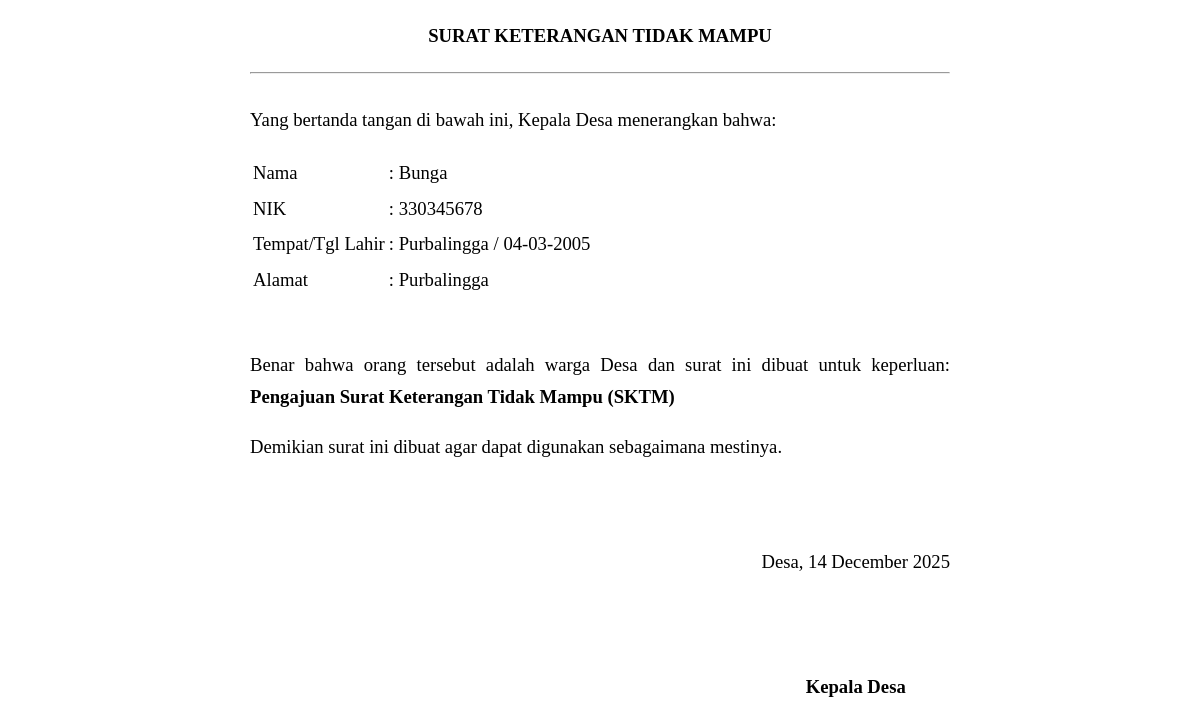
The page /Admin/surat.php?id_ajuan=21 on the database its author committed.
### tables this page shows
CREATE TABLE `surat` (
  `id_surat` int NOT NULL,
  `nama_surat` varchar(100) NOT NULL,
  `deskripsi` text NOT NULL,
  `persyaratan` text NOT NULL
);

CREATE TABLE `ajuan` (
  `id_ajuan` int NOT NULL,
  `id_surat` int NOT NULL,
  `id_user` int NOT NULL,
  `Nama` varchar(50) NOT NULL,
  `Tempat_lahir` varchar(50) NOT NULL,
  `Tanggal_lahir` date NOT NULL,
  `Jenis_kelamin` enum('Laki-laki','Perempuan') NOT NULL,
  `NIK` varchar(20) DEFAULT NULL,
  `Agama` enum('Islam','Kristen','Katolik','Hindu','Buddha','Konghucu') NOT NULL,
  `Pekerjaan` varchar(40) DEFAULT NULL,
  `Alamat` text NOT NULL,
  `NPWP` varchar(40) DEFAULT NULL,
  `Nama_usaha` varchar(40) DEFAULT NULL,
  `Lama_usaha` date DEFAULT NULL,
  `Alamat_usaha` text,
  `KTP` varchar(40) NOT NULL,
  `KK` varchar(40) DEFAULT NULL,
  `Akte` varchar(40) DEFAULT NULL,
  `Pas_foto` varchar(40) DEFAULT NULL,
  `Surat_pengantar` varchar(40) DEFAULT NULL,
  `Foto_persyaratan` varchar(40) DEFAULT NULL,
  `status` enum('Diajukan','Diproses','Selesai','Ditolak') NOT NULL,
  `Pengambilan` enum('Soft file','Hard file','Keduanya','') NOT NULL,
  `file` varchar(20) DEFAULT NULL,
  `Tanggal` date DEFAULT NULL,
  `created_at` datetime NOT NULL DEFAULT CURRENT_TIMESTAMP
);

### Admin/surat.php (the view, shortened to what this page needs)
<?php
require_once "../config.php";
$id_ajuan = $_GET['id_ajuan'];
$data = $koneksi->query("SELECT * FROM ajuan WHERE id_ajuan = $id_ajuan")->fetch_assoc();
$id_surat= $data['id_surat'];
$surat   = $koneksi->query("SELECT * FROM surat WHERE id_surat = $id_surat")->fetch_assoc();
$nama_surat = $surat['nama_surat'];
switch ($id_surat) {
    case 1:  $keperluan = "Pengajuan Surat Keterangan Tidak Mampu (SKTM)"; break;
}
?>
<!DOCTYPE html>
<html>
<head>
</head>
<body>
<div class="header">
    <h4><?= strtoupper($nama_surat) ?></h4>
    <hr>
</div>
<div class="content">
    <p>Yang bertanda tangan di bawah ini, Kepala Desa menerangkan bahwa:</p>
    <table>
        <tr><td>Nama</td><td>: <?= $data['Nama'] ?></td></tr>
        <tr><td>NIK</td><td>: <?= $data['NIK'] ?></td></tr>
        <tr><td>Tempat/Tgl Lahir</td><td>: <?= $data['Tempat_lahir'] ?> / <?= date("d-m-Y",strtotime($data['Tanggal_lahir'])) ?></td></tr>
        <tr><td>Alamat</td><td>: <?= $data['Alamat'] ?></td></tr>
    </table>
    <br>
    <p>
        Benar bahwa orang tersebut adalah warga Desa dan surat ini dibuat untuk keperluan:
        <b><?= $keperluan ?></b>
    </p>
    <p>Demikian surat ini dibuat agar dapat digunakan sebagaimana mestinya.</p>
</div>
<div class="ttd">
    <p>Desa, <?= date('d F Y') ?></p>
    <br><br><br>
    <p><b>Kepala Desa</b></p>
</div>
</body>
</html>

### Admin/surat.php (style rules this page uses)
body { width: 700px; margin: auto; font-family: 'Times New Roman'; font-size: 14pt; }
.header { text-align: center; margin-bottom: 30px; }
.content { text-align: justify; line-height: 1.7; }
.ttd { margin-top: 50px; float: right; text-align: center; }

### rows shown on the page
surat: nama_surat "SURAT KETERANGAN TIDAK MAMPU"
ajuan: Nama "Bunga", NIK "330345678", Tempat_lahir "Purbalingga", Tanggal_lahir "04-03-2005", Alamat "Purbalingga", id_surat "Pengajuan Surat Keterangan Tidak Mampu (SKTM)"
